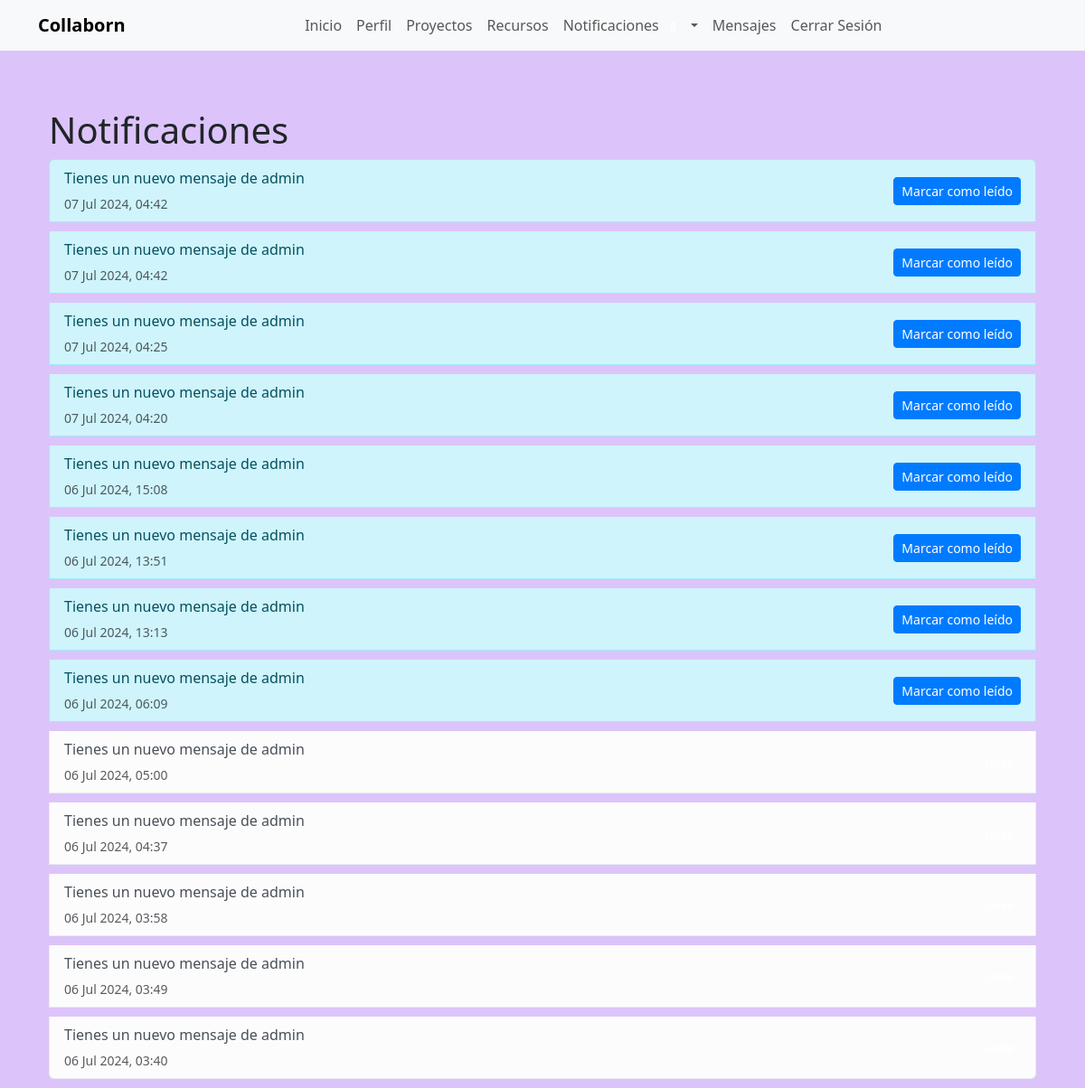
The page /notificaciones/ (signed in) on the database as committed earlier.
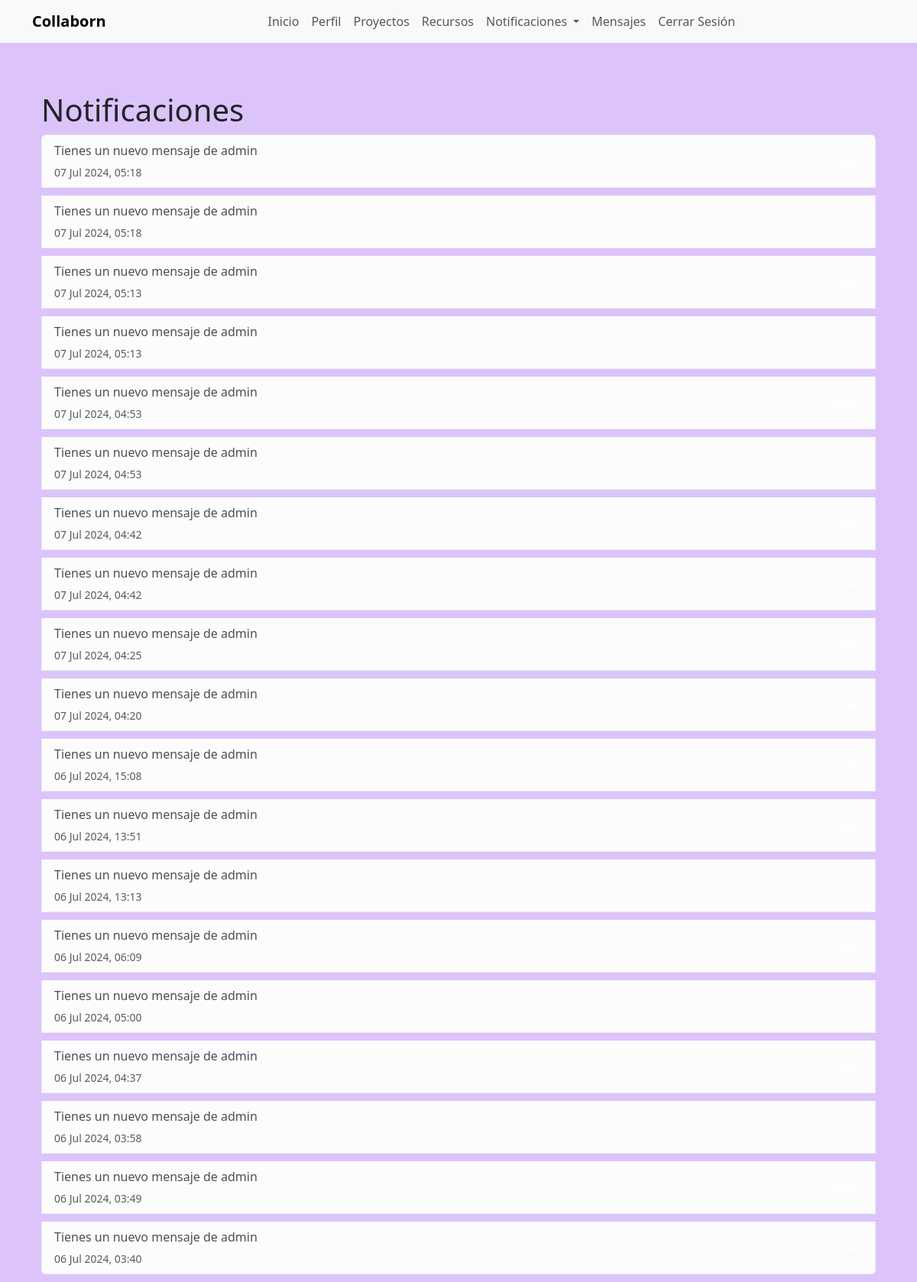
The same page on the database as committed later.
### myapp/models.py (models this page shows, shortened)
class Notificacion(models.Model):
    receptor = models.ForeignKey(User, on_delete=models.CASCADE, related_name='notificaciones')
    mensaje = models.CharField(max_length=255)
    url = models.CharField(max_length=200, default='/')
    leido = models.BooleanField(default=False)
    fecha_creacion = models.DateTimeField(auto_now_add=True)

### myapp/views.py (the view)
# urls.py: path('notificaciones/', views.listar_notificaciones, name='listar_notificaciones'),
@login_required
def listar_notificaciones(request):
    notificaciones_no_leidas = request.user.notificaciones.filter(leido=False).count()
    notificaciones = request.user.notificaciones.all().order_by('-fecha_creacion')
    return render(request, 'myapp/listar_notificaciones.html', {
        'notificaciones': notificaciones,
        'notificaciones_no_leidas': notificaciones_no_leidas,
    })

### myapp/templates/myapp/listar_notificaciones.html (shortened to what this page needs)
{% extends "myapp/base.html" %}
{% block content %}
<div class="container mt-5">
    <h1>Notificaciones</h1>
    <ul class="list-group">
        {% for notificacion in notificaciones %}
        <li class="list-group-item {% if notificacion.leido %}list-group-item-light{% else %}list-group-item-info{% endif %}">
            <div class="d-flex justify-content-between align-items-center">
                <div>
                    <p class="mb-1">{{ notificacion.mensaje }}</p>
                    <small class="text-muted">{{ notificacion.fecha_creacion|date:"d M Y, H:i" }}</small>
                </div>
                <div>
                    {% if notificacion.leido %}
                    <span class="badge badge-success mr-2">Leído</span>
                    {% else %}
                    <a href="{% url 'marcar_notificacion_leida' notificacion.id %}" class="btn btn-sm btn-primary mr-2">Marcar como leído</a>
                    {% endif %}
                </div>
            </div>
        </li>
        {% empty %}
        <li class="list-group-item">No tienes notificaciones.</li>
        {% endfor %}
    </ul>
</div>
{% endblock %}

### myapp/templates/myapp/base.html (shortened to what this page needs)
<!DOCTYPE html>
<html lang="es">
<head>
    {% load static %}
    <link rel="stylesheet" href="{% static 'css/bootstrap.min.css' %}">
    <link rel="stylesheet" href="{% static 'css/style.css' %}">
    <link rel="stylesheet" href="{% static 'css/ver_perfil.css' %}">
    <link rel="stylesheet" href="{% static 'css/register.css' %}">
    <link href="https://cdnjs.cloudflare.com/ajax/libs/font-awesome/5.11.2/css/all.min.css" rel="stylesheet">
    <link href="https://cdn.jsdelivr.net/npm/@icon/entypo@1.0.3/entypo.css" rel="stylesheet">
    <link rel="stylesheet" href="https://cdnjs.cloudflare.com/ajax/libs/bootstrap-datepicker/1.9.0/css/bootstrap-datepicker.min.css">
</head>
<body>
    {% if user.is_authenticated %}
    <header>
        <nav class="navbar navbar-expand-lg fixed-top custom-navbar bg-light">
            <div class="container">
                <a class="navbar-brand" href="{% url 'index' %}">Collaborn</a>
                <div class="collapse navbar-collapse justify-content-between" id="navbarNav">
                    <ul class="navbar-nav mx-auto">
                        <li class="nav-item"><a class="nav-link" href="{% url 'index' %}">Inicio</a></li>
                        <li class="nav-item"><a class="nav-link" href="{% url 'ver_perfil' %}">Perfil</a></li>
                        <li class="nav-item"><a class="nav-link" href="{% url 'proyecto_list' %}">Proyectos</a></li>
                        <li class="nav-item"><a class="nav-link" href="{% url 'listar_recursos' %}">Recursos</a></li>
                        <li class="nav-item dropdown">
                            <a class="nav-link dropdown-toggle" href="#" id="notificacionesDropdown" role="button" data-toggle="dropdown" aria-haspopup="true" aria-expanded="false">
                                Notificaciones
                                {% if notificaciones_no_leidas > 0 %}
                                    <span class="badge badge-danger">{{ notificaciones_no_leidas }}</span>
                                {% endif %}
                            </a>
                        </li>
                        <li class="nav-item">
                            <a class="nav-link" href="{% url 'listar_mensajes' %}">Mensajes
                            </a>
                        </li>
                        <li class="nav-item">
                            <form method="post" action="{% url 'logout' %}">
                                <button type="submit" class="btn btn-link nav-link">Cerrar Sesión</button>
                            </form>
                        </li>
                    </ul>
                </div>
            </div>
        </nav>
    </header>
    {% endif %}
    <main class="container">
        {% block content %}{% endblock %}
    </main>
</body>
</html>

### myapp/static/css/style.css (style rules this page uses)
body { padding-top: 20px; }
.navbar-brand { font-weight: bold; }
.list-group-item { margin-bottom: 10px; }

### myapp/static/css/ver_perfil.css (style rules this page uses)
body { margin-top: 20px; background: #dcdcdc; }

### myapp/static/css/register.css (style rules this page uses)
body { background-color: #dcc4fa; }

### myapp/templates/myapp/base.html (style rules this page uses)
body { background-color: #dcc4fa; }
main.container { margin-top: 80px; }

Rows that differ between the two databases and show on the page:
added Notificacion: mensaje "Tienes un nuevo mensaje de admin", fecha_creacion "07 Jul 2024, 05:18"
added Notificacion: mensaje "Tienes un nuevo mensaje de admin", fecha_creacion "07 Jul 2024, 05:18"
added Notificacion: mensaje "Tienes un nuevo mensaje de admin", fecha_creacion "07 Jul 2024, 05:13"
added Notificacion: mensaje "Tienes un nuevo mensaje de admin", fecha_creacion "07 Jul 2024, 05:13"
added Notificacion: mensaje "Tienes un nuevo mensaje de admin", fecha_creacion "07 Jul 2024, 04:53"
added Notificacion: mensaje "Tienes un nuevo mensaje de admin", fecha_creacion "07 Jul 2024, 04:53"
changed Notificacion (number 7 of 19 on the later page): no longer shows "Marcar como leído"
changed Notificacion (number 8 of 19 on the later page): no longer shows "Marcar como leído"
changed Notificacion "07 Jul 2024, 04:25": no longer shows "Marcar como leído"
changed Notificacion "07 Jul 2024, 04:20": no longer shows "Marcar como leído"
changed Notificacion "06 Jul 2024, 15:08": no longer shows "Marcar como leído"
changed Notificacion "06 Jul 2024, 13:51": no longer shows "Marcar como leído"
changed Notificacion "06 Jul 2024, 13:13": no longer shows "Marcar como leído"
changed Notificacion "06 Jul 2024, 06:09": no longer shows "Marcar como leído"
